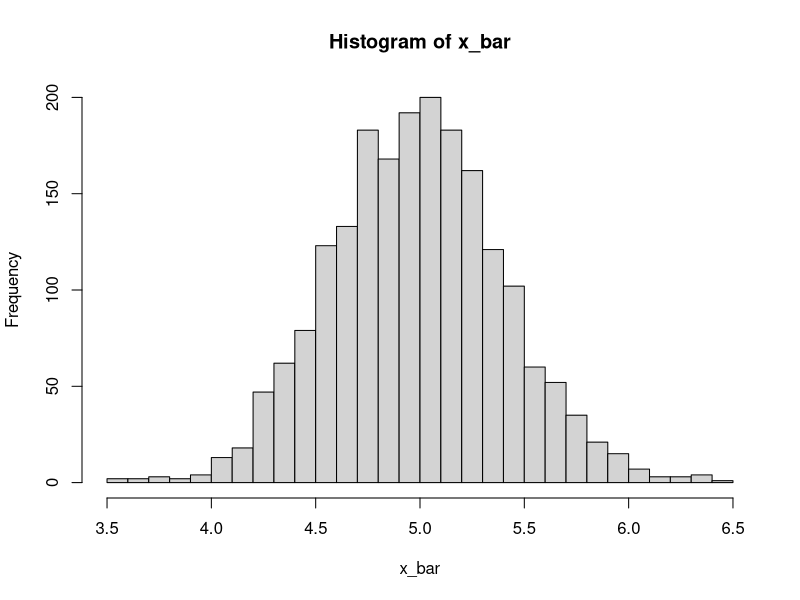
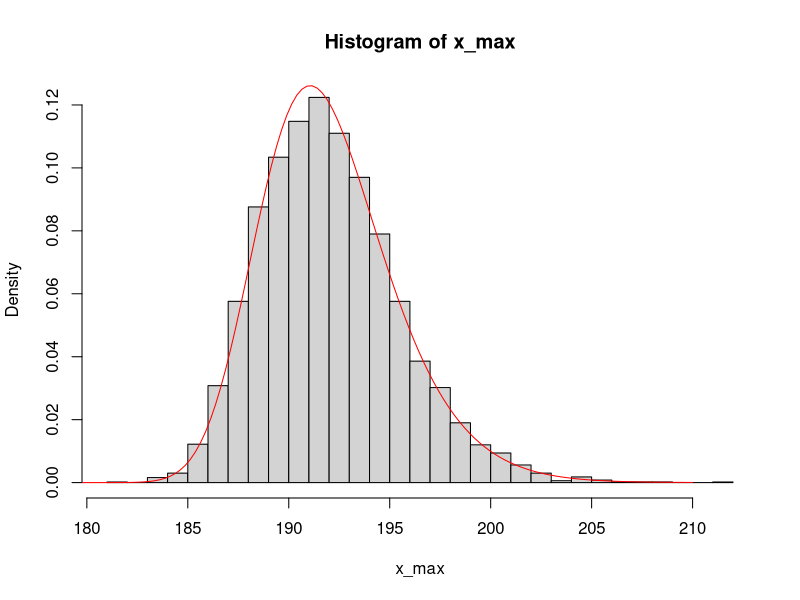

Write the R code that produced these figures, in order.
# r-: generate random spamels
# d-: density funcitons
# p-: cumulative density functions (probability mass functions)
# q-: quantiles

rnorm(n = 5, mean = 3, sd = 4)
dnorm(x = 3, mean = 3, sd = 4)
pnorm(q = 2, mean = 3, sd = 4)
qnorm(p = 0.5, mean = 3, sd = 4)

rpois(n = 5, lambda = 5)
dpois(x = 3, lambda = 5)
ppois(q = 5, lambda = 5)
qpois(p = 0.5, lambda = 5)

runif(5)
rexp(5)
rbinom(n = 5, size = 2, prob = 0.3)
# ...


## Simulation of the sample mean - CLT
x_bar = rep(0, 2000)
for(i in 1:2000){
  
  sp = rpois(n = 30, lambda = 5)
  x_bar[i] = mean(sp)
  
}
hist(x_bar, nclass = 30)

## order statistics: max{x1, x2, ..., x_n}

# True solution:
y = seq(160, 210, length.out = 200)
f_y = 60 * pnorm(y, mean = 174.9, sd = 7.39)^59 * dnorm(y, mean = 174.9, sd = 7.39)

# simulation:
x_max = rep(0, 5000)
for(i in 1:5000){
  
  sp = rnorm(60, mean = 174.9, sd = 7.39)
  x_max[i] = max(sp)
  
}
hist(x_max, nclass = 30, freq = F)
lines(y, f_y, col = "red")
















